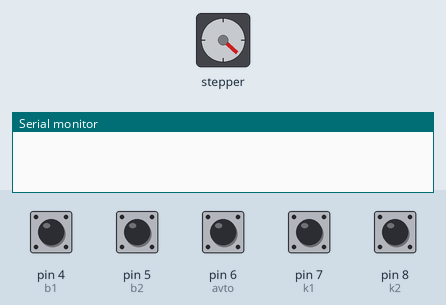
Simulated run of this sketch. Board: Arduino Uno, built with avr-gcc and run on an emulated ATmega328P. On the bench: stepper motor, the last lines printed to the serial monitor. Wiring (inferred from the names in the program): stepper motor driver (200 steps per turn assumed): step pin 3; direction pin 2. The test bench sets the inputs (shaded band); at power-on: pin 4 (b1), pin 5 (b2), pin 6 (avto), pin 7 (k1), pin 8 (k2) HIGH.

Above: at 1.2 s.
1.3 s: pin 6 (avto) pulled LOW for 0.15 s
4.4 s: pin 7 (k1) pulled LOW for 0.15 s
At 4.8 s:
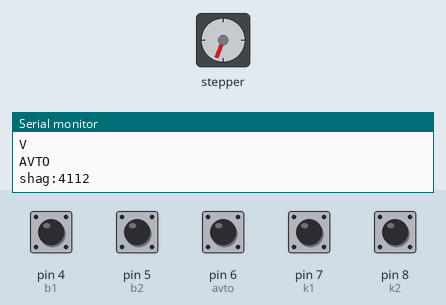
7.5 s: pin 8 (k2) pulled LOW for 0.15 s
At 8.4 s:
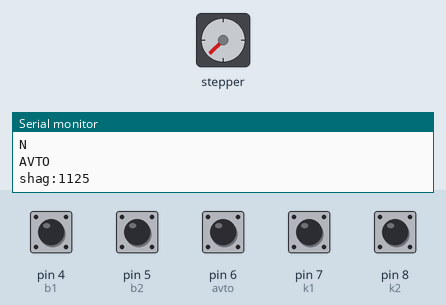
10.6 s: pin 6 (avto) pulled LOW for 1 s
14.6 s: pin 7 (k1) pulled LOW for 1 s
At 15.0 s:
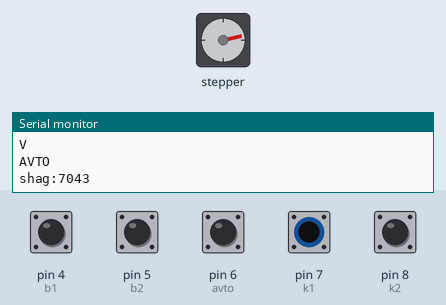
18.6 s: pin 8 (k2) pulled LOW for 1 s
Timing chart, 0 to 70.1 s (numbered marks = the images above; inputs shaded):
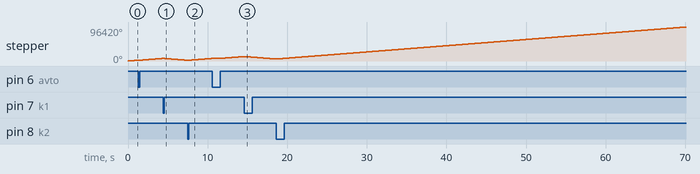

The sketch:

control_dlya_shag__positsionirovanie_rabochiy.ino
```cpp
int dir = 2;
int stp = 3;
int b1 = 4;
int b2 = 5;
int avto = 6;
int k1 =7;
int k2 =8;
int shag = 0;
int newshag = 0;
int positciya = 0;


int T = 500;
int T1=50;
void setup()

{
  Serial.begin(9600);
  pinMode(stp, OUTPUT);
  pinMode(dir, OUTPUT);
  pinMode(k1, INPUT);
  pinMode(k2, INPUT);
  pinMode(b1, INPUT);
  pinMode(b2, INPUT);
  pinMode(avto, INPUT);
  digitalWrite(k1, HIGH);
  digitalWrite(k2, HIGH);
  digitalWrite(avto, HIGH);
  digitalWrite(b1, HIGH);
  digitalWrite(b2, HIGH);
}

void loop()

{
  if (Serial.available() > 0)
  {
    char val = Serial.read();
    Serial.println(val);
    if (val == 'y')
    {
      while (digitalRead(k2) == HIGH)
      {
        digitalWrite(dir, LOW);
        digitalWrite(stp, HIGH);
        delayMicroseconds(T);
        digitalWrite(stp, LOW);
        delayMicroseconds(T);
      }
      shag=0;
      Serial.print("now shag:");
      Serial.println(newshag);
    }
    delay(1000);
  }
if (digitalRead(avto) == LOW)
{
  while (digitalRead(b1) == LOW && digitalRead(avto) == LOW && digitalRead(k1) == HIGH )
  {
    digitalWrite(dir, HIGH);
    digitalWrite(stp, HIGH);
    delayMicroseconds(T);
    digitalWrite(stp, LOW);
    delayMicroseconds(T);
    shag++;

  }
  Serial.println("V");
  Serial.println("ru");
  Serial.print("shag:");
  Serial.println(shag);
  Serial.println("");
  delay(T1);
  while (digitalRead(b2) == LOW && digitalRead(avto) == LOW && digitalRead(k2) == HIGH )
  {
    digitalWrite(dir, LOW);
    digitalWrite(stp, HIGH);
    delayMicroseconds(T);
    digitalWrite(stp, LOW);
    delayMicroseconds(T);
    shag--;

  }
  Serial.println("N");
  Serial.println("ru");
  Serial.print("shag:");
  Serial.println(shag);
  Serial.println("");
  delay(T1);
}
if (digitalRead(avto) == HIGH)
{
  while (digitalRead(k1) == HIGH && digitalRead(avto) == HIGH)
  {
    digitalWrite(dir, HIGH);
    digitalWrite(stp, HIGH);
    delayMicroseconds(T);
    digitalWrite(stp, LOW);
    delayMicroseconds(T);
    shag++;

  }
  Serial.println("V");
  Serial.println("AVTO");
  Serial.print("shag:");
  Serial.println(shag);
  Serial.println("");
  delay(T1);
  while (digitalRead(k2) == HIGH && digitalRead(avto) == HIGH)
  {
    digitalWrite(dir, LOW);
    digitalWrite(stp, HIGH);
    delayMicroseconds(T);
    digitalWrite(stp, LOW);
    delayMicroseconds(T);
    shag--;

  }
  Serial.println("N");
  Serial.println("AVTO");
  Serial.print("shag:");
  Serial.println(shag);
  Serial.println("");
  delay(T1);
}
}
```
